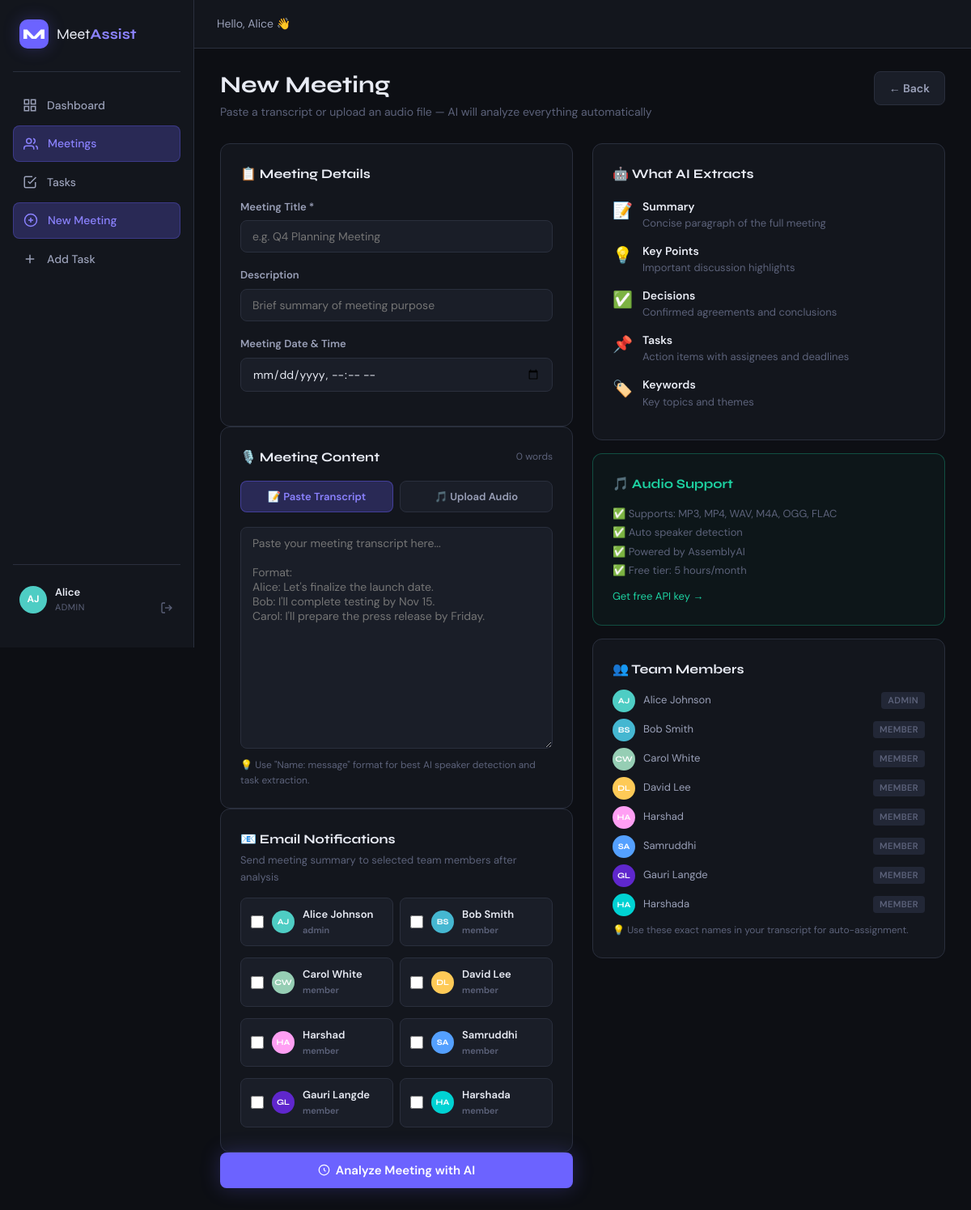
Page /meetings/new (signed in) on the committed database.
### models/user.py (models this page shows, shortened)
class User(UserMixin, db.Model):
    __tablename__ = 'users'
    id = db.Column(db.Integer, primary_key=True)
    name = db.Column(db.String(100), nullable=False)
    email = db.Column(db.String(120), unique=True, nullable=False)
    password_hash = db.Column(db.String(255), nullable=False)
    role = db.Column(db.String(20), default='member')  # admin, member
    avatar_color = db.Column(db.String(10), default='#6C63FF')
    created_at = db.Column(db.DateTime, default=datetime.utcnow)
    is_active = db.Column(db.Boolean, default=True)
    tasks = db.relationship('Task', foreign_keys='Task.assigned_to', backref='assignee', lazy='dynamic')
    created_meetings = db.relationship('Meeting', foreign_keys='Meeting.created_by', backref='creator', lazy='dynamic')
    AVATAR_COLORS = ['#FF6B6B', '#4ECDC4', '#45B7D1', '#96CEB4', '#FECA57',
                     '#FF9FF3', '#54A0FF', '#5F27CD', '#00D2D3', '#FF9F43']
    def get_avatar_initials(self):
        parts = self.name.split()
        if len(parts) >= 2:
            return parts[0][0].upper() + parts[1][0].upper()
        return self.name[:2].upper()
    def get_avatar_color(self):
        idx = self.id % len(self.AVATAR_COLORS)
        return self.AVATAR_COLORS[idx]

### routes/meetings.py (the view, shortened to what this page needs)
@meetings_bp.route('/new', methods=['GET', 'POST'])
@login_required
def new_meeting():
    users = User.query.all()
    from utils.gemini_audio import is_configured as ai_configured
    audio_enabled = ai_configured()
    return render_template('meetings/new.html', users=users, audio_enabled=audio_enabled)

### utils/gemini_audio.py (called while the page is built)
def get_api_key() -> str:
    key = os.getenv('GEMINI_API_KEY')
    if not key and current_app:
        key = current_app.config.get('GEMINI_API_KEY')
    return key or ""

def is_configured() -> bool:
    return bool(get_api_key().strip())

### templates/meetings/new.html (shortened to what this page needs)
{% extends "base.html" %}
{% block content %}
<div class="page-header">
  <div>
    <h1>New Meeting</h1>
    <p>Paste a transcript or upload an audio file — AI will analyze everything automatically</p>
  </div>
  <a href="{{ url_for('meetings.list_meetings') }}" class="btn btn-secondary">← Back</a>
</div>
<div class="grid-2">
  <div style="display:flex;flex-direction:column;gap:20px;">
    <form method="POST" enctype="multipart/form-data" id="meetingForm">
      <div class="card">
        <div class="card-title" style="margin-bottom:18px;">📋 Meeting Details</div>
        <div class="form-group">
          <label>Meeting Title *</label>
          <input type="text" name="title" placeholder="e.g. Q4 Planning Meeting" required autofocus>
        </div>
        <div class="form-group">
          <label>Description</label>
          <input type="text" name="description" placeholder="Brief summary of meeting purpose">
        </div>
        <div class="form-group">
          <label>Meeting Date & Time</label>
          <input type="datetime-local" name="meeting_date">
        </div>
      </div>
      <div class="card">
        <div class="card-header" style="margin-bottom:16px;">
          <span class="card-title">🎙️ Meeting Content</span>
          <span id="wordCountBadge" style="font-size:12px;color:var(--text3);">0 words</span>
        </div>
        <div style="display:flex;gap:8px;margin-bottom:18px;">
          <button type="button" class="mode-btn active" id="btnText" onclick="switchMode('text')">
            📝 Paste Transcript
          </button>
          <button type="button" class="mode-btn" id="btnAudio" onclick="switchMode('audio')"
            {% if not audio_enabled %}title="Set ASSEMBLYAI_API_KEY in .env to enable"{% endif %}>
            🎵 Upload Audio
          </button>
        </div>
        <div id="textPanel">
          <textarea id="transcriptInput" name="transcript" rows="14"
            placeholder="Paste your meeting transcript here...
Format:
Alice: Let's finalize the launch date.
Bob: I'll complete testing by Nov 15.
Carol: I'll prepare the press release by Friday."></textarea>
          <p class="form-hint">💡 Use "Name: message" format for best AI speaker detection and task extraction.</p>
        </div>
      </div>
      <div class="card">
        <div class="card-title" style="margin-bottom:4px;">📧 Email Notifications</div>
        <p style="font-size:13px;color:var(--text3);margin-bottom:14px;">Send meeting summary to selected team members after analysis</p>
        <div style="display:grid;grid-template-columns:1fr 1fr;gap:8px;">
          {% for user in users %}
            <label style="display:flex;align-items:center;gap:10px;padding:10px 12px;background:var(--bg3);border-radius:var(--radius-sm);cursor:pointer;border:1px solid var(--border);transition:border-color 0.18s;">
              <input type="checkbox" name="notify_users" value="{{ user.id }}" style="width:16px;height:16px;accent-color:var(--accent);">
              <div class="avatar" style="width:28px;height:28px;font-size:10px;background:{{ user.get_avatar_color() }};flex-shrink:0;">{{ user.get_avatar_initials() }}</div>
              <div>
                <div style="font-size:13px;font-weight:600;color:var(--text);">{{ user.name }}</div>
                <div style="font-size:11px;color:var(--text3);">{{ user.role }}</div>
              </div>
            </label>
          {% endfor %}
        </div>
      </div>
      <button type="submit" class="btn btn-primary btn-lg btn-full" id="submitBtn">
        <svg viewBox="0 0 24 24" fill="none" stroke="currentColor" stroke-width="2"><circle cx="12" cy="12" r="10"/><path d="M12 8v4l3 3"/></svg>
        <span id="submitLabel">Analyze Meeting with AI</span>
      </button>
    </form>
  </div>
  <div style="display:flex;flex-direction:column;gap:16px;">
    <div class="card">
      <div class="card-title" style="margin-bottom:16px;">🤖 What AI Extracts</div>
      {% for icon, title, desc in [
        ('📝','Summary','Concise paragraph of the full meeting'),
        ('💡','Key Points','Important discussion highlights'),
        ('✅','Decisions','Confirmed agreements and conclusions'),
        ('📌','Tasks','Action items with assignees and deadlines'),
        ('🏷️','Keywords','Key topics and themes'),
      ] %}
        <div style="display:flex;gap:12px;align-items:flex-start;margin-bottom:12px;">
          <span style="font-size:20px;">{{ icon }}</span>
          <div>
            <div style="font-weight:600;font-size:14px;color:var(--text);">{{ title }}</div>
            <div style="font-size:13px;color:var(--text3);">{{ desc }}</div>
          </div>
        </div>
      {% endfor %}
    </div>
    <div class="card" style="border-color:rgba(29,209,161,0.3);background:rgba(29,209,161,0.04);">
      <div class="card-title" style="color:var(--green);margin-bottom:12px;">🎵 Audio Support</div>
      <div style="font-size:13px;color:var(--text3);line-height:1.8;">
        <div>✅ Supports: MP3, MP4, WAV, M4A, OGG, FLAC</div>
        <div>✅ Auto speaker detection</div>
        <div>✅ Powered by AssemblyAI</div>
        <div>✅ Free tier: 5 hours/month</div>
        <div style="margin-top:8px;">
          <a href="https://www.assemblyai.com" target="_blank" style="color:var(--green);">Get free API key →</a>
        </div>
      </div>
    </div>
    <div class="card">
      <div class="card-title" style="margin-bottom:12px;">👥 Team Members</div>
      {% for user in users %}
        <div style="display:flex;align-items:center;gap:10px;margin-bottom:8px;">
          <div class="avatar" style="width:28px;height:28px;font-size:10px;background:{{ user.get_avatar_color() }};">{{ user.get_avatar_initials() }}</div>
          <span style="font-size:13px;color:var(--text2);">{{ user.name }}</span>
          <span class="chip" style="margin-left:auto;">{{ user.role }}</span>
        </div>
      {% endfor %}
      <p style="font-size:12px;color:var(--text3);margin-top:8px;">💡 Use these exact names in your transcript for auto-assignment.</p>
    </div>
  </div>
</div>
{% endblock %}

### templates/base.html (shortened to what this page needs)
<!DOCTYPE html>
<html lang="en">
<head>
  <link rel="stylesheet" href="{{ url_for('static', filename='css/main.css') }}">
</head>
<body>
{% if current_user.is_authenticated %}
<nav class="sidebar" id="sidebar">
  <div class="sidebar-logo">
    <span class="logo-mark">M</span>
    <span class="logo-text">Meet<strong>Assist</strong></span>
  </div>
  <ul class="nav-links">
    <li>
      <a href="{{ url_for('main.dashboard') }}" class="nav-link {% if request.endpoint == 'main.dashboard' %}active{% endif %}">
        <svg viewBox="0 0 24 24" fill="none" stroke="currentColor" stroke-width="2"><rect x="3" y="3" width="7" height="7"/><rect x="14" y="3" width="7" height="7"/><rect x="3" y="14" width="7" height="7"/><rect x="14" y="14" width="7" height="7"/></svg>
        Dashboard
      </a>
    </li>
    <li>
      <a href="{{ url_for('meetings.list_meetings') }}" class="nav-link {% if 'meetings' in request.endpoint %}active{% endif %}">
        <svg viewBox="0 0 24 24" fill="none" stroke="currentColor" stroke-width="2"><path d="M17 21v-2a4 4 0 0 0-4-4H5a4 4 0 0 0-4 4v2"/><circle cx="9" cy="7" r="4"/><path d="M23 21v-2a4 4 0 0 0-3-3.87"/><path d="M16 3.13a4 4 0 0 1 0 7.75"/></svg>
        Meetings
      </a>
    </li>
    <li>
      <a href="{{ url_for('tasks.list_tasks') }}" class="nav-link {% if 'tasks' in request.endpoint %}active{% endif %}">
        <svg viewBox="0 0 24 24" fill="none" stroke="currentColor" stroke-width="2"><polyline points="9 11 12 14 22 4"/><path d="M21 12v7a2 2 0 0 1-2 2H5a2 2 0 0 1-2-2V5a2 2 0 0 1 2-2h11"/></svg>
        Tasks
      </a>
    </li>
    <li>
      <a href="{{ url_for('meetings.new_meeting') }}" class="nav-link {% if request.endpoint == 'meetings.new_meeting' %}active{% endif %}">
        <svg viewBox="0 0 24 24" fill="none" stroke="currentColor" stroke-width="2"><circle cx="12" cy="12" r="10"/><line x1="12" y1="8" x2="12" y2="16"/><line x1="8" y1="12" x2="16" y2="12"/></svg>
        New Meeting
      </a>
    </li>
    <li>
      <a href="{{ url_for('tasks.new_task') }}" class="nav-link {% if request.endpoint == 'tasks.new_task' %}active{% endif %}">
        <svg viewBox="0 0 24 24" fill="none" stroke="currentColor" stroke-width="2"><line x1="12" y1="5" x2="12" y2="19"/><line x1="5" y1="12" x2="19" y2="12"/></svg>
        Add Task
      </a>
    </li>
  </ul>
  <div class="sidebar-footer">
    <div class="user-chip">
      <div class="avatar-mini" style="background: {{ current_user.get_avatar_color() }}">
        {{ current_user.get_avatar_initials() }}
      </div>
      <div class="user-chip-info">
        <span class="user-chip-name">{{ current_user.name.split()[0] }}</span>
        <span class="user-chip-role">{{ current_user.role }}</span>
      </div>
    </div>
    <a href="{{ url_for('auth.logout') }}" class="logout-btn" title="Logout">
      <svg viewBox="0 0 24 24" fill="none" stroke="currentColor" stroke-width="2"><path d="M9 21H5a2 2 0 0 1-2-2V5a2 2 0 0 1 2-2h4"/><polyline points="16 17 21 12 16 7"/><line x1="21" y1="12" x2="9" y2="12"/></svg>
    </a>
  </div>
</nav>
<div class="main-wrap">
  <header class="topbar">
    <div class="topbar-right">
      <span class="topbar-greeting">Hello, {{ current_user.name.split()[0] }} 👋</span>
    </div>
  </header>
  <main class="page-content">
    {% block content %}{% endblock %}
  </main>
</div>
{% endif %}
</body>
</html>

### templates/meetings/new.html (style rules this page uses)
.mode-btn { flex: 1; padding: 10px 16px; border-radius: var(--radius-sm); border: 1px solid var(--border); background: var(--bg3); color: var(--text2); font-family: 'DM Sans', sans-serif; font-size: 13px; font-weight: 600; cursor: pointer; transition: all 0.18s; }
.mode-btn.active { background: var(--accent-glow); color: var(--accent2); border-color: rgba(108,99,255,0.4); }

### rows in the picture
User: get_avatar_initials "AJ", name "Alice", role "ADMIN", name "Alice Johnson", role "admin"
User: get_avatar_initials "BS", name "Bob Smith", role "member", role "MEMBER"
User: get_avatar_initials "CW", name "Carol White", role "member", role "MEMBER"
User: get_avatar_initials "DL", name "David Lee", role "member", role "MEMBER"
User: get_avatar_initials "HA", name "Harshad", role "member", role "MEMBER"
User: get_avatar_initials "SA", name "Samruddhi", role "member", role "MEMBER"
User: get_avatar_initials "GL", name "Gauri Langde", role "member", role "MEMBER"
User: get_avatar_initials "HA", name "Harshada", role "member", role "MEMBER"

### other values in the picture
{{ icon }} "📝" "💡" "✅" "📌" "🏷️"
{{ title }} "Summary" "Key Points" "Decisions" "Tasks" "Keywords"
{{ desc }} "Concise paragraph of the full meeting" "Important discussion highlights" "Confirmed agreements and conclusions" "Action items with assignees and deadlines" "Key topics and themes"
